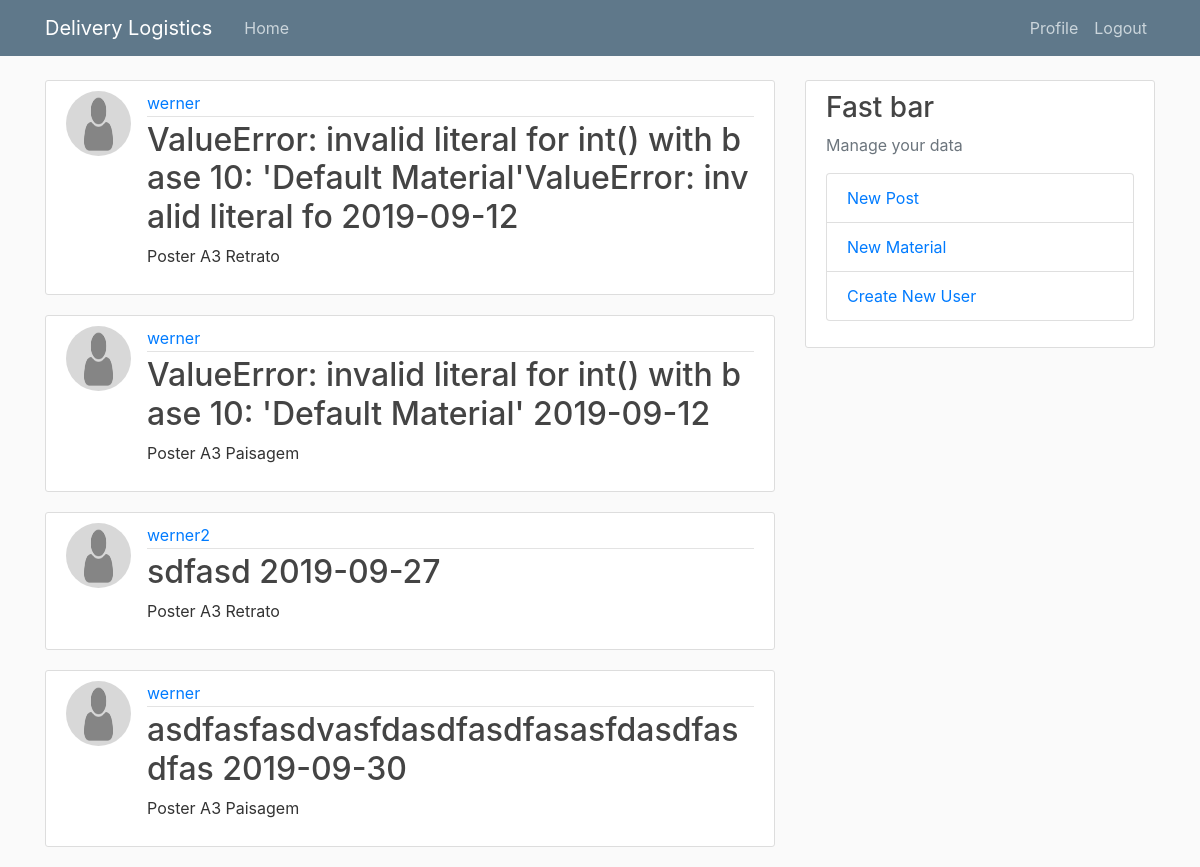
The app's page / (signed in), older data.
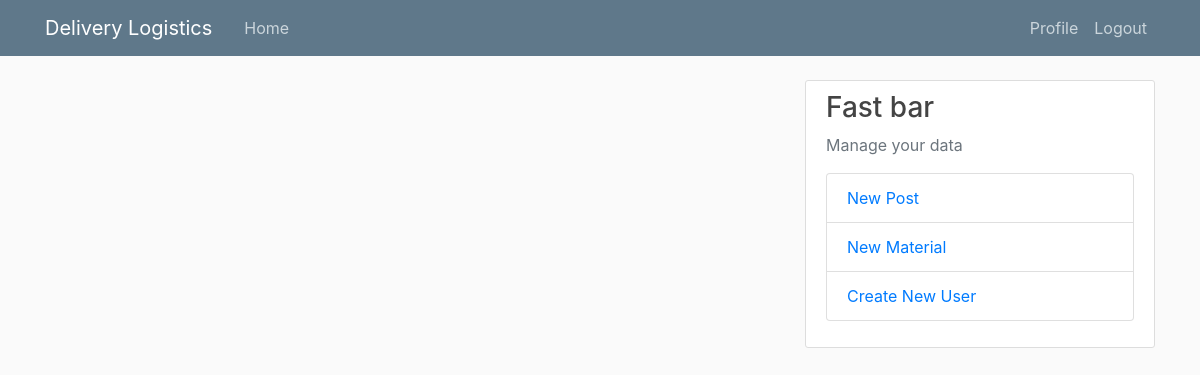
The same page, newer data.
### logistics/models.py (models this page shows, shortened)
class Post(models.Model):
    client = models.CharField(max_length=100)
    responsible = models.CharField(max_length=100)
    date = models.DateField()
    material = models.ForeignKey(Material, on_delete=models.CASCADE)
    author = models.ForeignKey(User, on_delete=models.CASCADE)
    def __str__(self):
        return self.client + ' ' + str(self.date)

class Material(models.Model):
    name = models.CharField(max_length=100)
    def __str__(self):
        return self.name

### users/models.py (models this page shows, shortened)
class Profile(models.Model):
    user = models.OneToOneField(User, on_delete=models.CASCADE)
    image = models.ImageField(default='default.png', upload_to="profile_pics")

### logistics/views.py (the view)
# urls.py: path('', PostListView.as_view(), name='home'),
class PostListView(LoginRequiredMixin, ListView):
    model = Post
    template_name = 'logistics/home.html'  # <app>/<model>_<viewtype>.html
    context_object_name = 'posts'
    paginate_by = 10
    ordering = ['date']

### logistics/templates/logistics/home.html (shortened to what this page needs)
{% extends "logistics/base.html" %}
{% block content %}
        {% for post in posts %}
        <article class="media content-section">
            <img class="rounded-circle article-img" src="{{ post.author.profile.image.url }}">
            <div class="media-body">
                <div class="article-metadata">
                    <a class="mr-2" href="{% url 'user-posts' post.author.username %}">{{ post.author }}</a>
                </div>
                <h2><a class="article-title" href="{% url 'post-detail' post.id %}">{{ post }}</a></h2>
                <p class="article-content">{{ post.material }}</p>
            </div>
        </article>
        {% endfor %}
{% endblock content %}

Row changes from the older to the newer data that the page shows:
removed Post: author.profile.image (placeholder picture), author "werner", client+date "ValueError: invalid literal for int() with base 10: 'Default Material'ValueError: invalid literal fo 2019-09-12", material "Poster A3 Retrato"
removed Post: author.profile.image (placeholder picture), author "werner", client+date "ValueError: invalid literal for int() with base 10: 'Default Material' 2019-09-12", material "Poster A3 Paisagem"
removed Post: author.profile.image (placeholder picture), author "werner2", client+date "sdfasd 2019-09-27", material "Poster A3 Retrato"
removed Post: author.profile.image (placeholder picture), author "werner", client+date "asdfasfasdvasfdasdfasdfasasfdasdfasdfas 2019-09-30", material "Poster A3 Paisagem"
